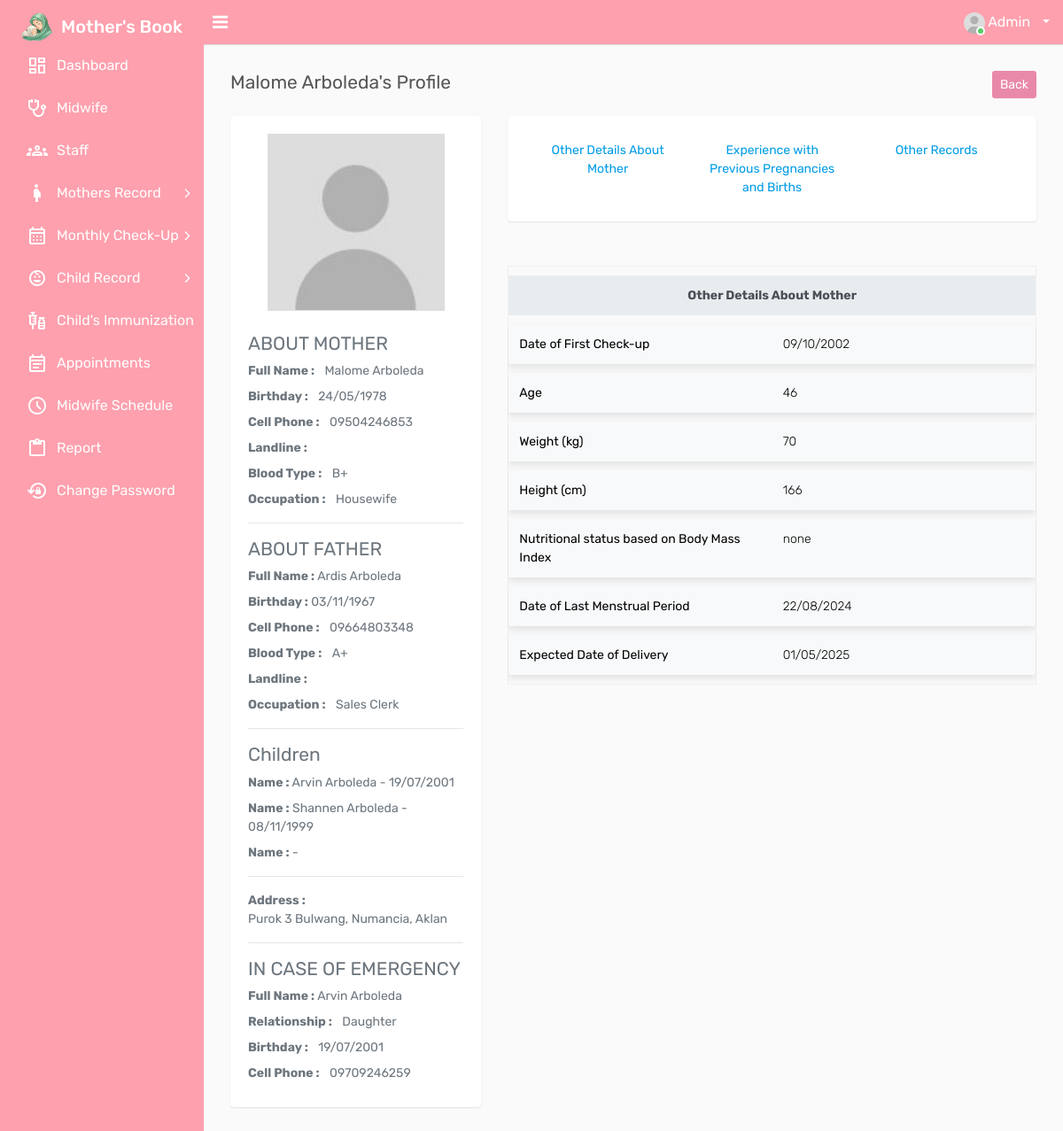
Page /login/system/view-single-patient.php?id=20&m_number=LNEH&patient_name=Malome_Arboleda (signed in) on the committed database.
### tables this page shows
CREATE TABLE `tbl_patients` (
  `id` int(11) NOT NULL,
  `m_first_name` varchar(250) DEFAULT NULL,
  `m_middle_name` varchar(250) DEFAULT NULL,
  `m_last_name` varchar(250) DEFAULT NULL,
  `m_phone` varchar(20) DEFAULT NULL,
  `m_landline` varchar(30) DEFAULT NULL,
  `m_dob` varchar(250) DEFAULT NULL,
  `m_type_blood` varchar(20) DEFAULT NULL,
  `m_occupation` varchar(250) DEFAULT NULL,
  `m_number` varchar(250) DEFAULT NULL,
  `dofcu` varchar(250) DEFAULT NULL,
  `m_age` varchar(10) DEFAULT NULL,
  `m_weight` varchar(20) NOT NULL,
  `m_height` varchar(20) DEFAULT NULL,
  `m_bmi` varchar(20) DEFAULT NULL,
  `m_dolp` varchar(250) DEFAULT NULL,
  `m_edod` varchar(250) DEFAULT NULL,
  `f_first_name` varchar(250) DEFAULT NULL,
  `f_middle_name` varchar(250) DEFAULT NULL,
  `f_last_name` varchar(250) DEFAULT NULL,
  `f_phone` varchar(20) DEFAULT NULL,
  `f_landline` varchar(30) DEFAULT NULL,
  `f_dob` varchar(250) DEFAULT NULL,
  `f_type_blood` varchar(20) DEFAULT NULL,
  `f_occupation` varchar(250) DEFAULT NULL,
  `children1` varchar(250) DEFAULT NULL,
  `children2` varchar(250) DEFAULT NULL,
  `children3` varchar(250) DEFAULT NULL,
  `dob1` varchar(250) DEFAULT NULL,
  `dob2` varchar(250) DEFAULT NULL,
  `dob3` varchar(250) DEFAULT NULL,
  `addr` varchar(250) DEFAULT NULL,
  `g_name` varchar(250) DEFAULT NULL,
  `g_rel` varchar(250) DEFAULT NULL,
  `g_phone` varchar(20) DEFAULT NULL,
  `g_dob` varchar(250) DEFAULT NULL,
  `patient_type` varchar(200) DEFAULT NULL,
  `stat` int(250) NOT NULL COMMENT '1=Active, 0=Inactive',
  `created_at` timestamp NOT NULL DEFAULT current_timestamp() ON UPDATE current_timestamp(),
  `m_pic` varchar(255) NOT NULL
);

### login/system/view-single-patient.php (the view, shortened to what this page needs)
<?php
include('header.php');
include('includes/connection.php');
?>
<!DOCTYPE html>
<html lang="en">
<body>
<div class="page-wrapper">
    <div class="content">
        <div class="row">
            <div class="col-sm-4 ">
            <?php
            if (isset($_GET['m_number']) && isset($_GET['id'])) {
                $m_number = $_GET['m_number'];
                $id = $_GET['id'];
                $ret = "SELECT * FROM tbl_patients WHERE id = ?";
                $stmt = $connection->prepare($ret);
                $stmt->bind_param('i', $id);
                $stmt->execute();
                $res = $stmt->get_result();
                while ($row = $res->fetch_assoc()) {
            ?>
            <h4 class="page-title"><?php echo $row['m_first_name'] . " " . $row['m_last_name']; ?>'s Profile</h4>
            </div>
            <div class="col-sm-8 text-right m-b-20">
                <a href="edit-patient.php" class="btn btn-primary btn-sm float-right">Back</a>
            </div>
        </div>
        <div class="content">
            <div class="row">
            <div class="col-lg-4 col-xl-4">
                <div class="card-box text-center">
                                    <div class="text-center mb-4">
                        <div style="width: 200px; height: 200px; border: 1px solid #ddd; display: inline-block;">
                            <img src="<?php echo !empty($row['m_pic']) ? 'assets/img/logo/mother/' . $row['m_pic'] : 'assets/img/logo/mother/user.jpg'; ?>"
                                alt="Profile Picture"
                                class="img-fluid"
                                style="width: 100%; height: 100%; object-fit: cover;">
                        </div>
                    </div>
                    <div class="text-left mt-3">
                        <h4 class="page-title text-muted mb-2 font-13">ABOUT MOTHER</h4>
                        <p class="text-muted mb-2 font-13"><strong>Full Name :</strong><span class="ml-2"> <?php echo $row['m_first_name'] . " " . $row['m_last_name']; ?></span></p>
                        <p class="text-muted mb-2 font-13"><strong>Birthday :</strong> <span class="ml-2"> <?php echo $row['m_dob']; ?> </span></p>
                        <p class="text-muted mb-2 font-13"><strong>Cell Phone :</strong> <span class="ml-2"> <?php echo $row['m_phone']; ?></span></p>
                        <p class="text-muted mb-2 font-13"><strong>Landline :</strong> <span class="ml-2"> <?php echo $row['m_landline']; ?> </span></p>
                        <p class="text-muted mb-2 font-13"><strong>Blood Type :</strong> <span class="ml-2"> <?php echo $row['m_type_blood']; ?></span></p>
                        <p class="text-muted mb-2 font-13"><strong>Occupation :</strong> <span class="ml-2"> <?php echo $row['m_occupation']; ?></span></p>
                        <hr>
                        <h4 class="page-title text-muted mb-2 font-13">ABOUT FATHER</h4>
                        <p class="text-muted mb-2 font-13"><strong>Full Name :</strong> <?php echo $row['f_first_name'] . " " . $row['f_last_name']; ?></p>
                        <p class="text-muted mb-2 font-13"><strong>Birthday :</strong> <?php echo $row['f_dob']; ?></p>
                        <p class="text-muted mb-2 font-13"><strong>Cell Phone :</strong> <span class="ml-2"> <?php echo $row['f_phone']; ?> </span></p>
                        <p class="text-muted mb-2 font-13"><strong>Blood Type :</strong> <span class="ml-2"> <?php echo $row['f_type_blood']; ?></span></p>
                        <p class="text-muted mb-2 font-13"><strong>Landline :</strong> <span class="ml-2"> <?php echo $row['f_landline']; ?></span></p>
                        <p class="text-muted mb-2 font-13"><strong>Occupation :</strong> <span class="ml-2"> <?php echo $row['f_occupation']; ?></span></p>
                        <hr>
                        <h4 class="page-title text-muted mb-2 font-13">Children</h4>
                        <p class="text-muted mb-2 font-13"><strong>Name :</strong> <?php echo $row['children1'] . " - " . $row['dob1']; ?></p>
                        <p class="text-muted mb-2 font-13"><strong>Name :</strong> <?php echo $row['children2'] . " - " . $row['dob2']; ?></p>
                        <p class="text-muted mb-2 font-13"><strong>Name :</strong> <?php echo $row['children3'] . " - " . $row['dob3']; ?></p>
                        <hr>
                        <p class="text-muted mb-2 font-13"><strong>Address :</strong> <br> <?php echo $row['addr']; ?></p>
                        <hr>
                        <h4 class="page-title text-muted mb-2 font-13">IN CASE OF EMERGENCY</h4>
                        <p class="text-muted mb-2 font-13"><strong>Full Name :</strong> <?php echo $row['g_name']; ?></p>
                        <p class="text-muted mb-2 font-13"><strong>Relationship :</strong> <span class="ml-2"> <?php echo $row['g_rel']; ?></span></p>
                        <p class="text-muted mb-2 font-13"><strong>Birthday :</strong> <span class="ml-2"> <?php echo $row['g_dob']; ?></span></p>
                        <p class="text-muted mb-2 font-13"><strong>Cell Phone :</strong> <span class="ml-2"> <?php echo $row['g_phone']; ?></span></p>
                    </div>
                </div>
            </div>
            <div class="col-lg-8 col-xl-8">
                <div class="card-box">
                    <ul class="nav nav-pills navtab-bg nav-justified">
                        <li class="nav-item">
                            <a href="#about" data-toggle="tab" aria-expanded="false" class="nav-link custom-link">Other Details About Mother</a>
                        </li>
                        <li class="nav-item">
                            <a href="#experience" data-toggle="tab" aria-expanded="false" class="nav-link custom-link">Experience with Previous Pregnancies and Births</a>
                        </li>
                        <li class="nav-item">
                            <a href="#record" data-toggle="tab" aria-expanded="false" class="nav-link custom-link">Other Records</a>
                        </li>
                    </ul>
                </div>
                <div class="tab-content">
                    <div class="tab-pane fade show active" id="about">
                        <div class="table-responsive">
                        <?php
                                $experience_query = $connection->prepare("SELECT * FROM tbl_patients WHERE m_number = ?");
                                $experience_query->bind_param('s', $m_number);
                                $experience_query->execute();
                                $experience_result = $experience_query->get_result();
                                if ($patients = $experience_result->fetch_assoc()) {
                                ?>
                            <table class="table table-borderless mb-0">
                                <thead class="thead-light">
                                    <tr>
                                        <th colspan="2"><center>Other Details About Mother</center></th>
                                    </tr>
                                </thead>
                                <tbody>
                                    <tr>
                                        <td><strong>Date of First Check-up</strong></td>
                                        <td><?php echo ($patients['dofcu']); ?></td>
                                    </tr>
                                    <tr>
                                        <td><strong>Age</strong></td>
                                        <td><?php echo ($patients['m_age']); ?></td>
                                    </tr>
                                    <tr>
                                        <td><strong>Weight (kg)</strong></td>
                                        <td><?php echo ($patients['m_weight']); ?></td>
                                    </tr>
                                    <tr>
                                        <td><strong>Height (cm)</strong></td>
                                        <td><?php echo ($patients['m_height']); ?></td>
                                    </tr>
                                    <tr>
                                        <td><strong>Nutritional status based on Body Mass Index</strong></td>
                                        <td><?php echo ($patients['m_bmi']); ?></td>
                                    </tr>
                                    <tr>
                                        <td><strong>Date of Last Menstrual Period</strong></td>
                                        <td><?php echo ($patients['m_dolp']); ?></td>
                                    </tr>
                                    <tr>
                                        <td><strong>Expected Date of Delivery</strong></td>
                                        <td><?php echo ($patients['m_edod']); ?></td>
                                    </tr>
                                <?php } ?>
                                </tbody>
                            </table>
                        </div>
                    </div>
            </div>
            <?php
                }
            ?>
            </div>
        </div>
    </div>
</div>
<?php
include('footer.php');
?>
</body>
</html>
            <?php
                }
            ?>

### rows in the picture
tbl_patients: m_first_name "Malome", m_last_name "Arboleda", m_dob "24/05/1978", m_phone "09504246853", m_type_blood "B+", m_occupation "Housewife", f_first_name "Ardis", f_last_name "Arboleda", f_dob "03/11/1967", f_phone "09664803348", f_type_blood "A+", f_occupation "Sales Clerk", children1 "Arvin Arboleda", dob1 "19/07/2001", children2 "Shannen Arboleda", dob2 "08/11/1999", addr "Purok 3 Bulwang, Numancia, Aklan", g_name "Arvin Arboleda", g_rel "Daughter", g_dob "19/07/2001", g_phone "09709246259", dofcu "09/10/2002", m_age "46", m_weight "70", m_height "166", m_bmi "none", m_dolp "22/08/2024", m_edod "01/05/2025"
